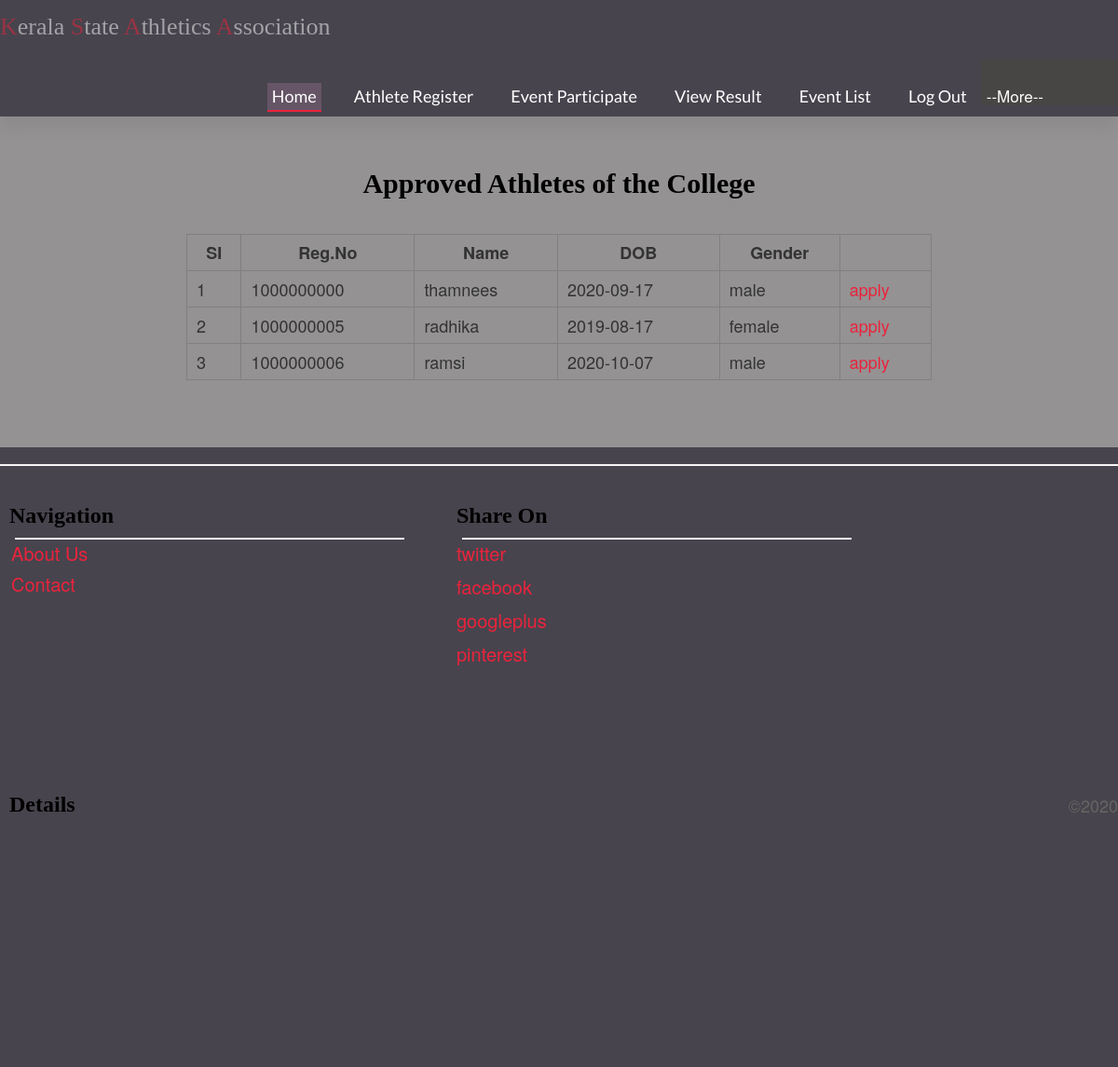
The app's page /meetApply.php (signed in) with its own data.
### tables this page shows
CREATE TABLE `athlete_registration` (
  `ath_id` int(11) NOT NULL COMMENT 'athlete id',
  `name` varchar(25) DEFAULT NULL COMMENT 'name of athlete',
  `dob` date DEFAULT NULL COMMENT 'date of birth',
  `gender` varchar(7) DEFAULT NULL COMMENT 'gender of athlete',
  `email` varchar(30) DEFAULT NULL COMMENT 'email of athlete',
  `phone` int(11) DEFAULT NULL COMMENT 'athlete phone number',
  `father_name` varchar(30) DEFAULT NULL COMMENT 'name of father',
  `mother_name` varchar(30) DEFAULT NULL COMMENT 'name of mother',
  `dist` varchar(15) DEFAULT NULL COMMENT 'district',
  `address` varchar(50) DEFAULT NULL COMMENT 'address',
  `pin` int(11) DEFAULT NULL COMMENT 'pin number',
  `coach` varchar(30) DEFAULT NULL COMMENT 'name of coach',
  `blood` varchar(5) DEFAULT NULL COMMENT 'blood group',
  `aadhar` varbinary(30) DEFAULT NULL COMMENT 'aadhar number',
  `photo` varbinary(30) DEFAULT NULL COMMENT 'athlete photo',
  `regno` varchar(15) DEFAULT NULL COMMENT 'register number',
  `clgid` int(11) DEFAULT NULL COMMENT 'registered college id',
  `approve` varchar(10) DEFAULT NULL COMMENT 'spprove or not'
);

### meetApply.php (the view, shortened to what this page needs)
<!DOCTYPE html PUBLIC "-//W3C//DTD XHTML 1.0 Transitional//EN" "http://www.w3.org/TR/xhtml1/DTD/xhtml1-transitional.dtd">
<html xmlns="http://www.w3.org/1999/xhtml">
<head>
</head>
<?php include("clg_header.php")?>
<body style="font-size: 18px;">
<center>
    <h1>Approved Athletes of the College</h1>
    <br><br>
<form action="" method="post">
<table width="800" border="1" cellspacing="0" cellpadding="10">
  <tr>
    <th scope="col">SI</th>
    <th scope="col">Reg.No</th>
    <th scope="col">Name</th>
    <th scope="col">DOB</th>
    <th scope="col">Gender</th>
  </tr>
<?php
include("connection.php");
$clg_id=$_SESSION['lid'];
$rs=mysqli_query($con,"select athlete_registration.* from athlete_registration where clgid='$clg_id' and approve='approved';");
$i=1;
while($row=mysqli_fetch_array($rs))
{
?>
  <tr>
    <td scope="col"><?php echo $i?></td>
    <td scope="col"><?php echo $row[15]?></td>
    <td scope="col"><?php echo $row[1]?></td>
    <td scope="col"><?php echo $row[2]?></td>
    <td scope="col"><?php echo $row[3]?></td>
    <td scope="col"><a href="eventApply.php?gender=<?php echo $row[3]?>&ath_id=<?php echo $row[0]?>">apply</a></td>
    </tr>
    <?php
 $i++;
}
 ?>
</table>
</form>
</center>
</body>
<?php include("clg_footer.php")?>
</html>

### records on screen
athlete_registration: regno "1000000000", name "thamnees", dob "2020-09-17", gender "male"
athlete_registration: regno "1000000005", name "radhika", dob "2019-08-17", gender "female"
athlete_registration: regno "1000000006", name "ramsi", dob "2020-10-07", gender "male"
